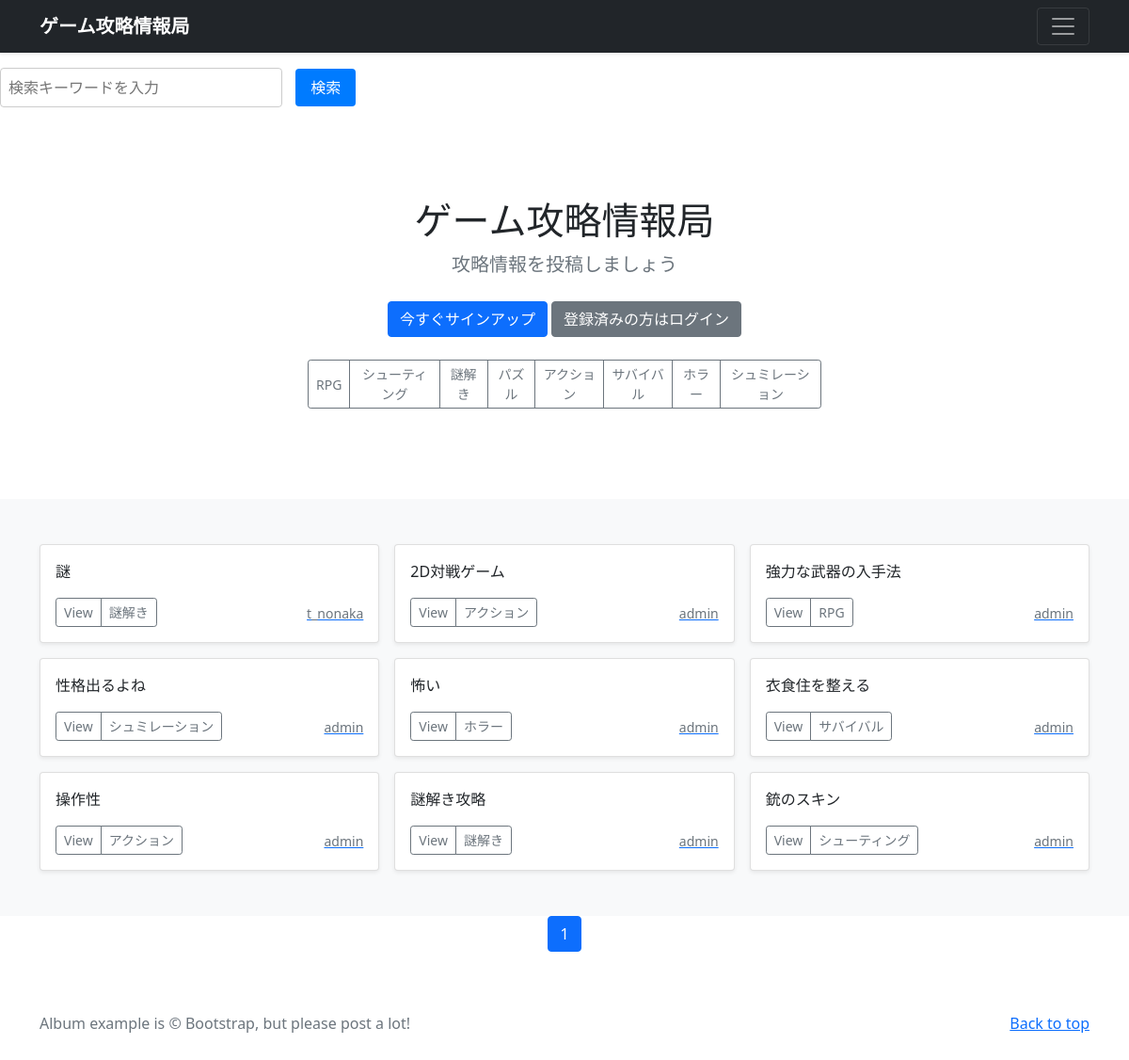
Before: / with the older database file.
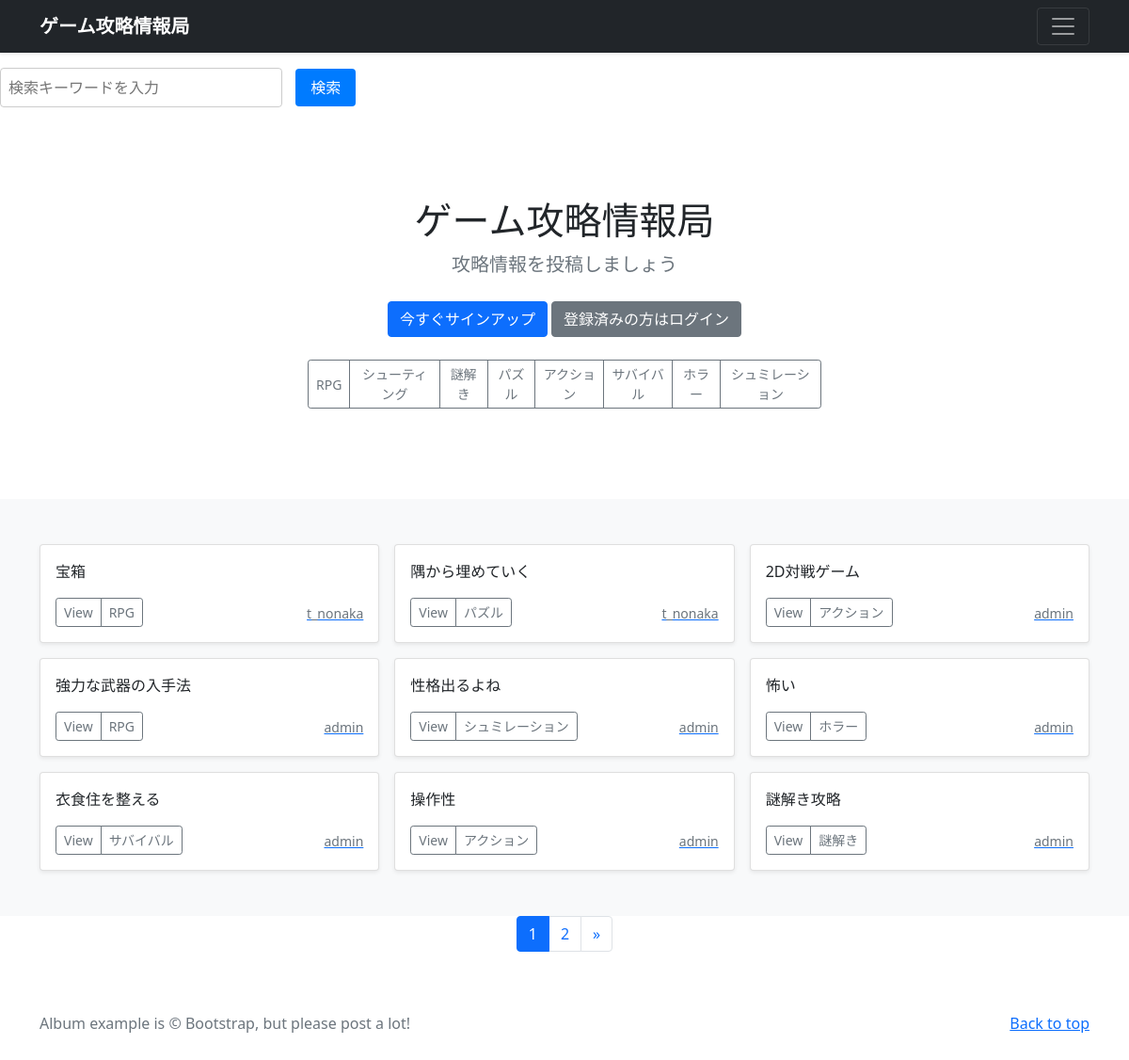
After: the same page with the newer database file.
### kouryaku/models.py (models this page shows, shortened)
class Category(models.Model):
    title = models.CharField(
        verbose_name='カテゴリ',
        max_length=20)

class KouryakuPost(models.Model):
    user = models.ForeignKey(CustomUser, verbose_name='ユーザー', on_delete=models.CASCADE)
    category = models.ForeignKey(Category, verbose_name='カテゴリ', on_delete=models.PROTECT)
    title = models.CharField(verbose_name='タイトル', max_length=200)
    comment = models.TextField(verbose_name='コメント')
    image1 = models.ImageField(
        verbose_name='イメージ1',
        upload_to='kouryakus',
        blank=True,
        null=True)
    posted_at = models.DateTimeField(verbose_name='投稿日時', auto_now_add=True)

### accounts/models.py (models this page shows)
class CustomUser(AbstractUser):
    pass

### kouryaku/views.py (the view)
# urls.py: path('',views.IndexView.as_view(), name='index'),
class IndexView(ListView):
    template_name ='index.html'
    queryset = KouryakuPost.objects.order_by('-posted_at')
    paginate_by = 9
    def get_context_data(self, **kwargs):
        context = super().get_context_data(**kwargs)
        context['categories'] = Category.objects.all()
        return context

### kouryaku/templates/index.html (shortened to what this page needs)
{% extends 'base.html' %}
  {% block contents %}
  {% include "kensaku.html" %}
  {% include "kouryakus_title.html" %}
  {% include "kouryakus_list.html" %}
  {% include "pagenation.html" %}
  {% endblock %}

### kouryaku/templates/kouryakus_title.html
<section class="py-5 text-center container">
  <div class="row py-lg-5">
    <div class="col-lg-6 col-md-8 mx-auto">
      <h1 class="fw-light">ゲーム攻略情報局</h1>
      <p class="lead text-muted">攻略情報を投稿しましょう</p>
      <p>
        {% if user.is_authenticated %}
        <a href="{% url 'kouryaku:post' %}" class="btn btn-primary my-2">投稿する</a>
        <a href="{% url 'accounts:logout' %}" class="btn btn-primary my-2">ログアウト</a>
        {% else %}
        <a href="{% url 'accounts:signup' %}" class="btn btn-primary my-2">今すぐサインアップ</a>
        <a href="{% url 'accounts:login' %}" class="btn btn-secondary my-2">登録済みの方はログイン</a>
        {% endif %}
        </head>
        <div class="d-flex justify-content-between align-items-center">
        </p>
        <div class="btn-group">
          {% for category in categories %}
          <button type="button" class="btn btn-sm btn-outline-secondary" onclick="location.href='{% url 'kouryaku:kouryakus_cat' category=category.id %}'">
            {{ category.title }}
          </button>
        {% endfor %}
      </div>
      </div>
    </div>
</section>

### kouryaku/templates/kouryakus_list.html (shortened to what this page needs)
  <div class="album py-5 bg-light">
    <div class="container">
      <div class="row row-cols-1 row-cols-sm-2 row-cols-md-3 g-3">
        {% for record in object_list %}
        <div class="col">
          <div class="card shadow-sm">
            <div class="card-body">
              <p class="card-text">
                {{record.title}}
              </p>
              <div class="d-flex justify-content-between align-items-center">
                <div class="btn-group">
                  <button type="button" class="btn btn-sm btn-outline-secondary"onclick="location.href='{% url 'kouryaku:kouryaku_detail' record.pk %}'">View</button>
                  <button type="button" class="btn btn-sm btn-outline-secondary"onclick="location.href='{% url 'kouryaku:kouryakus_cat' category=record.category.id %}'">{{record.category.title}}</button>
                </div>
                  <a href="{% url 'kouryaku:user_list' user=record.user.id %}">
                    <small class="text-muted">{{record.user.username}}</small>
                  </a>
              </div>
            </div>
          </div>
        </div>
        {% endfor %}
      </div>
    </div>
  </div>

Changed rows visible on the page:
removed KouryakuPost: title "謎", category "謎解き", user.username "t_nonaka"
no longer on this page (row unchanged): KouryakuPost: title "銃のスキン", category "シューティング", user.username "admin"
added KouryakuPost: title "宝箱", category "RPG", user.username "t_nonaka"
added KouryakuPost: title "隅から埋めていく", category "パズル", user.username "t_nonaka"
Other visible differences:
new list line: "2"
